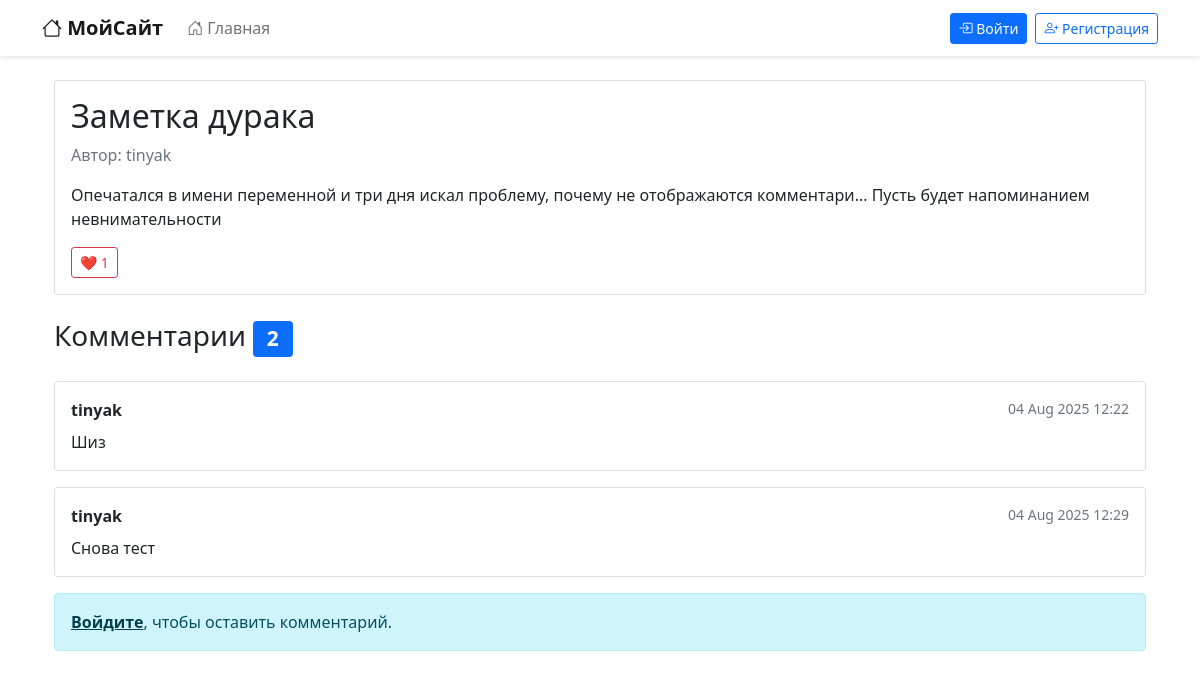
Page /posts/3/ on the earlier database version.
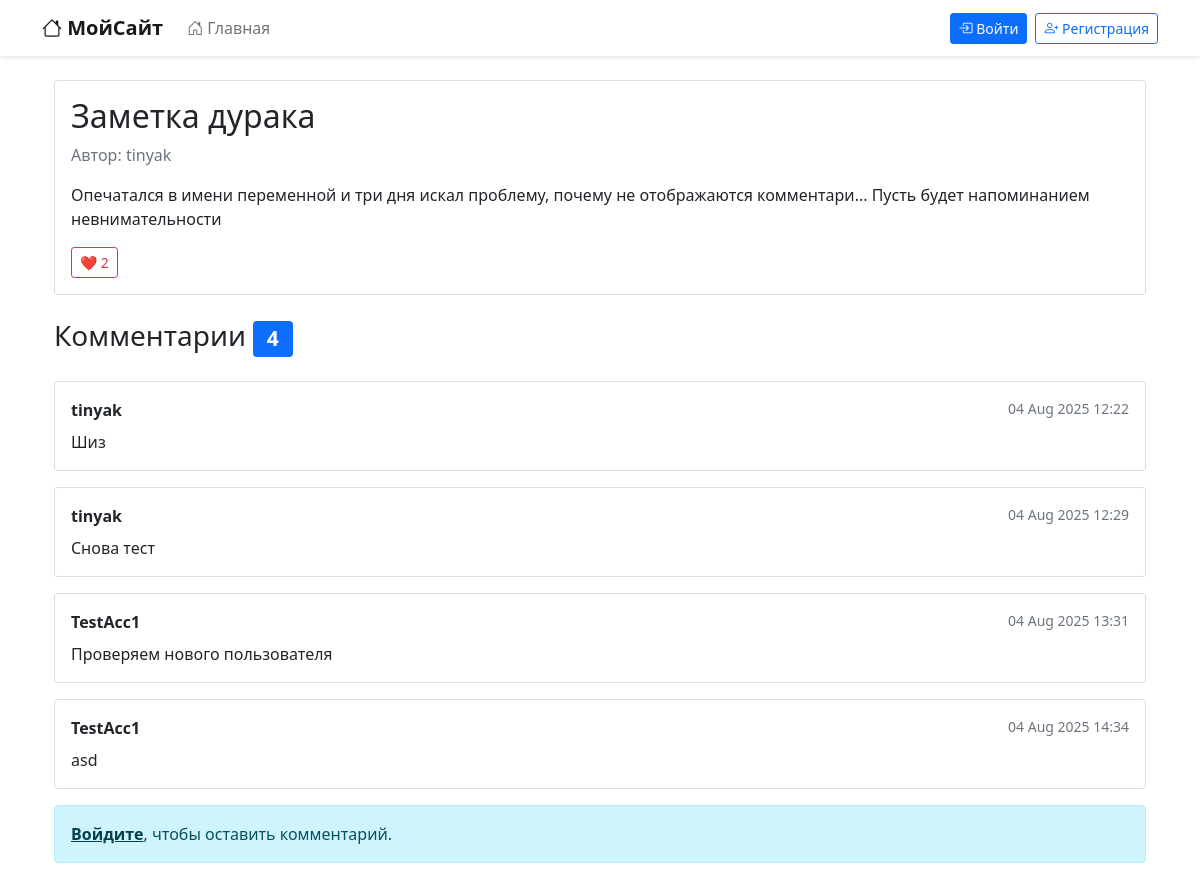
Same page on the later database version.
### posts/models.py (models this page shows, shortened)
class Post(models.Model):
    author = models.ForeignKey(User, on_delete=models.CASCADE)
    title = models.CharField(max_length=200)
    content = models.TextField()
    tags = models.ManyToManyField(Tag, blank=True)
    created_at = models.DateTimeField(auto_now_add=True)
    likes = models.ManyToManyField(User, related_name='liked_posts', blank=True)

class Comment(models.Model):
    post = models.ForeignKey(Post, on_delete=models.CASCADE, related_name='comments')
    author = models.ForeignKey(User, on_delete=models.CASCADE)
    text = models.TextField(max_length=500)
    created_at = models.DateTimeField(auto_now_add=True)

### posts/views.py (the view)
# urls.py: path('posts/<int:pk>/', post_detail, name='post_detail'),
def post_detail(request, pk):
    post = get_object_or_404(Post, pk=pk)
    comments = post.comments.all()
    if request.method == 'POST':
        form = CommentForm(request.POST)
        if form.is_valid():
            comment = form.save(commit=False) # не сохраняем сразу
            comment.author = request.user
            comment.post = post
            comment.save()
            return redirect('post_detail', pk=pk)
    else:
        form = CommentForm()
    return render(request, 'posts/detail.html', {
        'post': post,
        'comments': comments,
        'form': form
    })

### posts/templates/posts/detail.html (shortened to what this page needs)
{% extends 'base.html' %}
{% load static %}
{% block content %}
<div class="container mt-4">
    <article class="card mb-4">
        <div class="card-body">
            <h2 class="card-title">{{ post.title }}</h2>
            <div class="d-flex justify-content-between align-items-center mb-3">
                <span class="text-muted">Автор: {{ post.author.username }}</span>
            </div>
            <p class="card-text">{{ post.content }}</p>
            <form class="like-form" data-post-id="{{ post.pk }}" action="{% url 'like_post' post.pk %}" method="POST">
                <button type="button" class="btn btn-sm {% if request.user in post.likes.all %}btn-danger{% else %}btn-outline-danger{% endif %}">
                    ❤️ <span class="like-count">{{ post.likes.count }}</span>
                </button>
            </form>
        </div>
    </article>
    <section class="comments">
        <h3 class="mb-4">Комментарии <span class="badge bg-primary">{{ comments.count }}</span></h3>
        {% for comment in comments %}
        <div class="card mb-3">
            <div class="card-body">
                <div class="d-flex justify-content-between">
                    <strong>{{ comment.author.username }}</strong>
                    <small class="text-muted">{{ comment.created_at|date:"d M Y H:i" }}</small>
                </div>
                <p class="mt-2 mb-0">{{ comment.text }}</p>
            </div>
        </div>
        {% empty %}
        <div class="alert alert-secondary">Пока нет комментариев.</div>
        {% endfor %}
        {% if user.is_authenticated %}
        <div class="card mt-4">
            <div class="card-body">
                <h4 class="card-title">Добавить комментарий</h4>
                <form id="comment-form" method="POST" action="{% url 'post_detail' post.pk %}">
                    {% csrf_token %}
                    <textarea name="text" class="form-control mb-2" rows="3" required></textarea>
                    <button type="submit" class="btn btn-primary">Отправить</button>
                </form>
            </div>
        </div>
        {% else %}
        <div class="alert alert-info">
            <a href="{% url 'login' %}?next={{ request.path }}" class="alert-link">Войдите</a>, чтобы оставить комментарий.
        </div>
        {% endif %}
    </section>
</div>
{% endblock %}

Differences in the rows shown:
computed for Post "Заметка дурака": likes.count "1" → "2"; count "2" → "4"
added Comment: author.username "TestAcc1", created_at "04 Aug 2025 13:31", text "Проверяем нового пользователя"
added Comment: author.username "TestAcc1", created_at "04 Aug 2025 14:34", text "asd"
